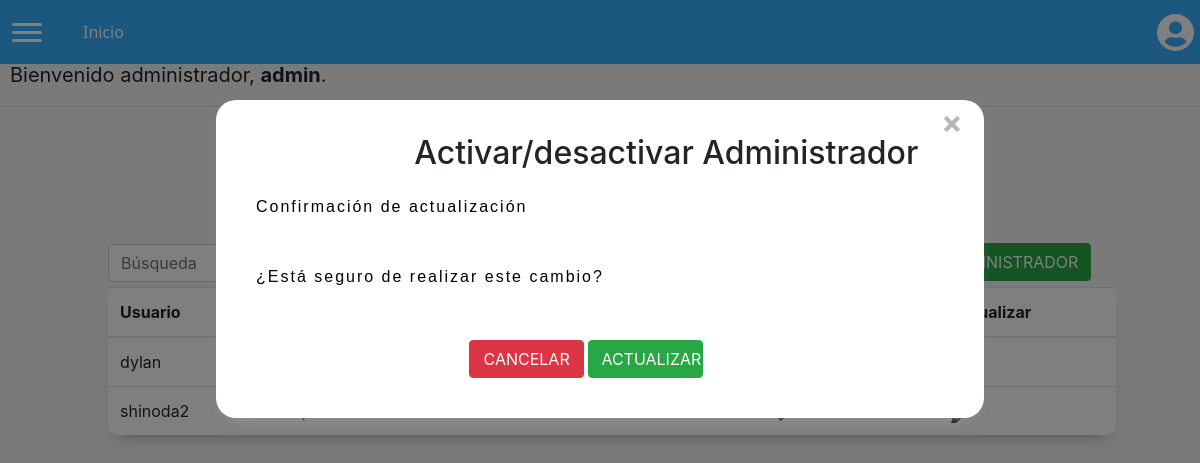
Before: /desactivaradmin/3 (signed in) with the older database file.
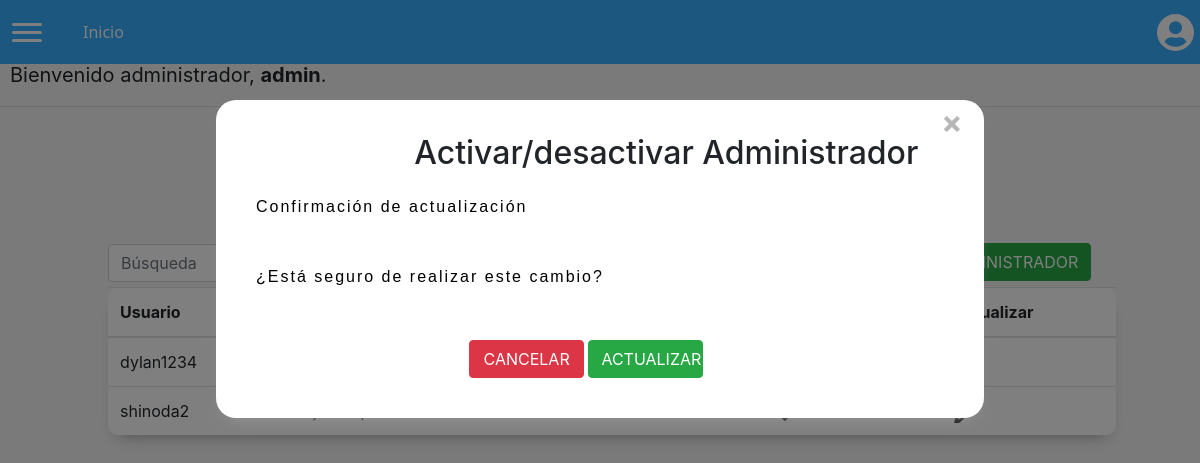
After: the same page with the newer database file.
### matricula/models.py (models this page shows)
class User(AbstractUser):
    pass

### matricula/views.py (the view, shortened to what this page needs)
# urls.py: path('desactivaradmin/<int:id>', views.desactivarAdmin, name='desactivaradmin'),
@login_required(login_url='/login')
def desactivarAdmin(request, id):
    administrador = User.objects.get(id=id)
    return render(request, "matricula/desactivaradmin.html", {'admins': User.objects.all(), 'form':administrador})

### matricula/templates/matricula/desactivaradmin.html (shortened to what this page needs)
{% extends "matricula/layout.html" %}
{% block body %}
<div id="Form">
    <h2 style="margin-left: 23%;">Activar/desactivar Administrador</h2>
    <form method="POST">
        <div id="confirmationMessage" class="row">
            <p>Confirmación de actualización</p>
            <p>¿Está seguro de realizar este cambio?</p>
        </div>
        <div style="margin-left: 31%; width: 50%;">
            <input id="btnHideConfirmation" class="btn btn-danger col-sm-4" value="CANCELAR" onclick="changeWindow()" >
            <input id="btnRegister" class="btn btn-success col-sm-4" type="submit" value="ACTUALIZAR" onclick="changeWindow()">
        </div>
    </form>
</div>
<div style="margin-left: 31%; margin-bottom: 30px;">
    <h1 style="font-size: 40px;">Administradores registrados</h1>
</div>
<button id="options" class="btn btn-success" onclick="changeWindow()">NUEVO ADMINISTRADOR</button>
<div>
    <table id="tabla" class="table">
    <thead>
            <tr>
                <th scope="col">
                    Usuario
                </th>
                <th scope="col">
                </th>
                <th scope="col">
                </th>
                <th scope="col">
                    Actualizar
                </th>
            </tr>
        </thead>
        <tbody>
            {% for administrador in admins %}
            {% if administrador.is_superuser%}
            {% else %}
            <tr>
                <td scope="row">
                    {{administrador.username}}
                </td>
                <td scope="row">
                </td>
                <td scope="row">
                    <a href="../desactivaradmin/{{administrador.id}}">
                    </a>
                </td>
                <td scope="row">
                    <a href="../editaradmin/{{administrador.id}}">
                    </a>
                </td>
            </tr>
            {% endif %}
            {% endfor %}
        </tbody>
    </table>
</div>
{% endblock %}

Changed rows visible on the page:
changed User: username "dylan" → "dylan1234"
